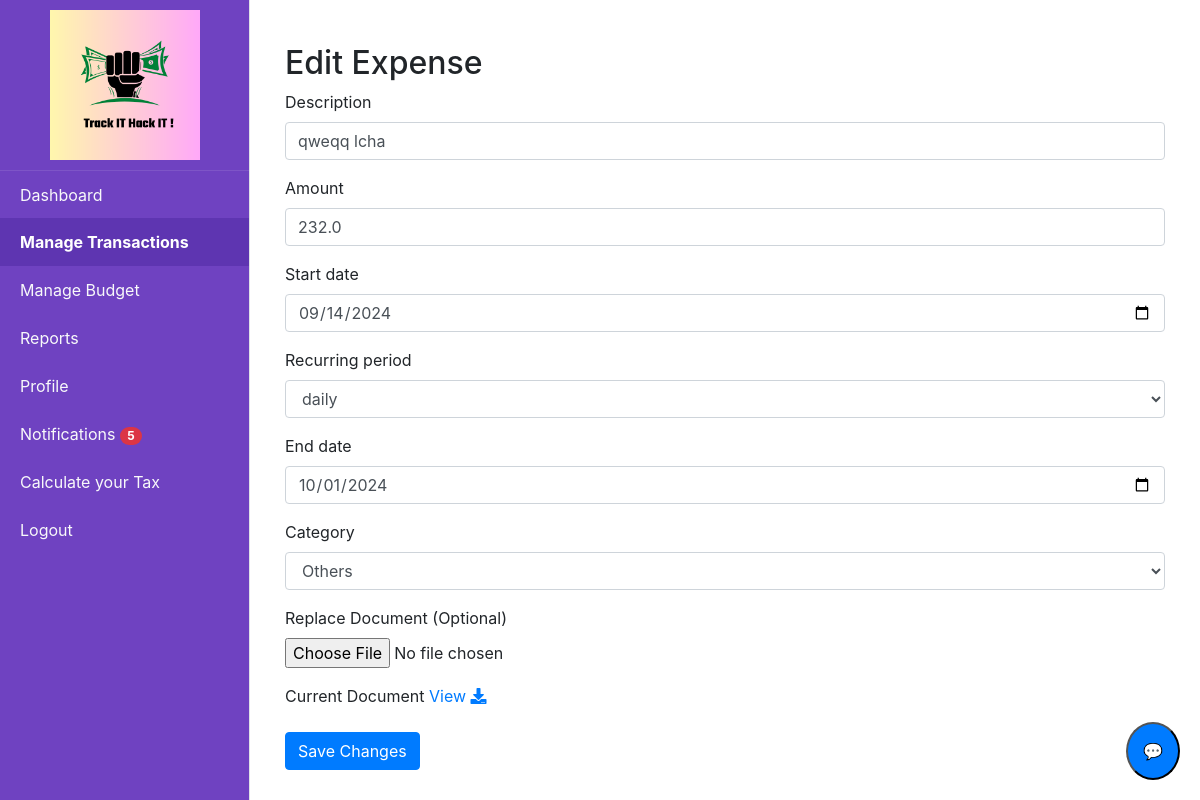
Screenshot of /edit_recurring_expense/1 (signed in) with the database file from the repository.
### tables this page shows
CREATE TABLE recurring_expenses (id INTEGER PRIMARY KEY AUTOINCREMENT, user_id INTEGER NOT NULL, description TEXT NOT NULL, amount REAL NOT NULL, start_date DATE NOT NULL, period TEXT NOT NULL, category_id INTEGER NOT NULL REFERENCES category (id), next_due_date DATE NOT NULL, end_date DATE, document TEXT, FOREIGN KEY (user_id) REFERENCES users (id));

CREATE TABLE choices (id INTEGER PRIMARY KEY AUTOINCREMENT, choice TEXT);

CREATE TABLE category (id INTEGER PRIMARY KEY AUTOINCREMENT, name TEXT NOT NULL, is_income INTEGER DEFAULT (0));

### app.py (the view, shortened to what this page needs)
@app.route('/edit_recurring_expense/<int:expense_id>', methods=['GET', 'POST'])
@login_required
def edit_recurring_expense(expense_id):
    expense = query_db('SELECT * FROM recurring_expenses WHERE id = ? AND user_id = ?', [expense_id, current_user.id], one=True)
    if not expense:
        flash('Expense not found or unauthorized access.', 'danger')
        return redirect(url_for('view_recurring_expenses'))
    categories = query_db('SELECT * FROM category')
    period = query_db('SELECT * FROM choices')
    return render_template('edit_recurring_expenses.html', expense=expense, categories=categories,period=period)

### app.py (called while the page is built)
@login_manager.user_loader
def load_user(user_id):
    return get_user_by_id(user_id)

@app.after_request
def after_request(response):
    response.headers["Cache-Control"] = "no-cache, no-store, must-revalidate"
    return response

@app.context_processor
def inject_unread_notifications():
    if current_user.is_authenticated:
        unread_count = query_db('''
            SELECT COUNT(*)
            FROM notifications
            WHERE user_id = ? AND is_read = 0
        ''', [current_user.id], one=True)
        return dict(unread_count=unread_count[0] if unread_count else 0)
    return dict(unread_count=0)

### database.py (called while the page is built)
def get_db():
    return sqlite3.connect(DATABASE)

def query_db(query, args=(), one=False):
    cur = get_db().execute(query, args)
    rv = cur.fetchall()
    cur.close()
    return (rv[0] if rv else None) if one else rv

def get_user_by_id(user_id):
    conn = sqlite3.connect(DATABASE)
    cursor = conn.cursor()
    cursor.execute('SELECT * FROM users WHERE id = ?', (user_id,))
    user = cursor.fetchone()
    conn.close()
    if user:
        return User(id=user[0], username=user[1], email=user[2], password=user[3])
    return None

### templates/edit_recurring_expenses.html (shortened to what this page needs)
{% extends "home.html" %}
{% block content %}
<div class="container mt-4">
    <h2>Edit Expense</h2>
    <form action="{{ url_for('edit_recurring_expense', expense_id=expense[0]) }}" method="POST" enctype="multipart/form-data">
        <div class="form-group">
            <label for="description">Description</label>
            <input type="text" class="form-control" id="description" name="description" value="{{ expense[2] }}" required>
        </div>
        <div class="form-group">
            <label for="amount">Amount</label>
            <input type="number" step="0.01" class="form-control" id="amount" name="amount" value="{{ expense[3] }}" required>
        </div>
        <div class="form-group">
            <label for="date">Start date</label>
            <input type="date" class="form-control" id="Startdate" name="Startdate" value="{{ expense[4] }}" required>
        </div>
        <div class="form-group">
            <label for="category">Recurring period</label>
            <select class="form-control" id="period" name="period" required>
                {% for choice in period %}
                    <option value="{{ choice[1] }}" {% if expense[5] == choice[1] %}selected{% endif %}>{{ choice[1] }}</option>
                {% endfor %}
            </select>
        </div>
        <div class="form-group">
            <label for="date">End date</label>
            <input type="date" class="form-control" id="Enddate" name="Enddate" value="{{ expense[8] }}" required>
        </div>
        <div class="form-group">
            <label for="category">Category</label>
            <select class="form-control" id="category" name="category" required>
                {% for category in categories %}
                    <option value="{{ category[0] }}" {% if expense[6] == category[0] %}selected{% endif %}>{{ category[1] }}</option>
                {% endfor %}
            </select>
        </div>
        <div class="form-group">
            <label for="document">Replace Document (Optional)</label>
            <input type="file" class="form-control-file" id="document" name="document">
        </div>
       {% if expense[9] %}
        <div class="form-group">
            <label>Current Document</label>
             {% if expense[9] %}
              <a href="{{ url_for('uploaded_file', filename= expense[9]) }}" target="_blank">View</a></small>
            {% endif %}
                <a href="{{ url_for('download_file', filename=expense[9].split('/')[-1])  }}" class="fas fa-download"></a>
        </div>
    {% endif %}
        <button type="submit" class="btn btn-primary">Save Changes</button>
    </form>
</div>
{% endblock %}

### rows the page displays
recurring_expenses: description "qweqq lcha", amount "232.0", Startdate "09/14/2024", period "daily", Enddate "10/01/2024", category "Others"

### other values shown
{{ unread_count }} "5"
